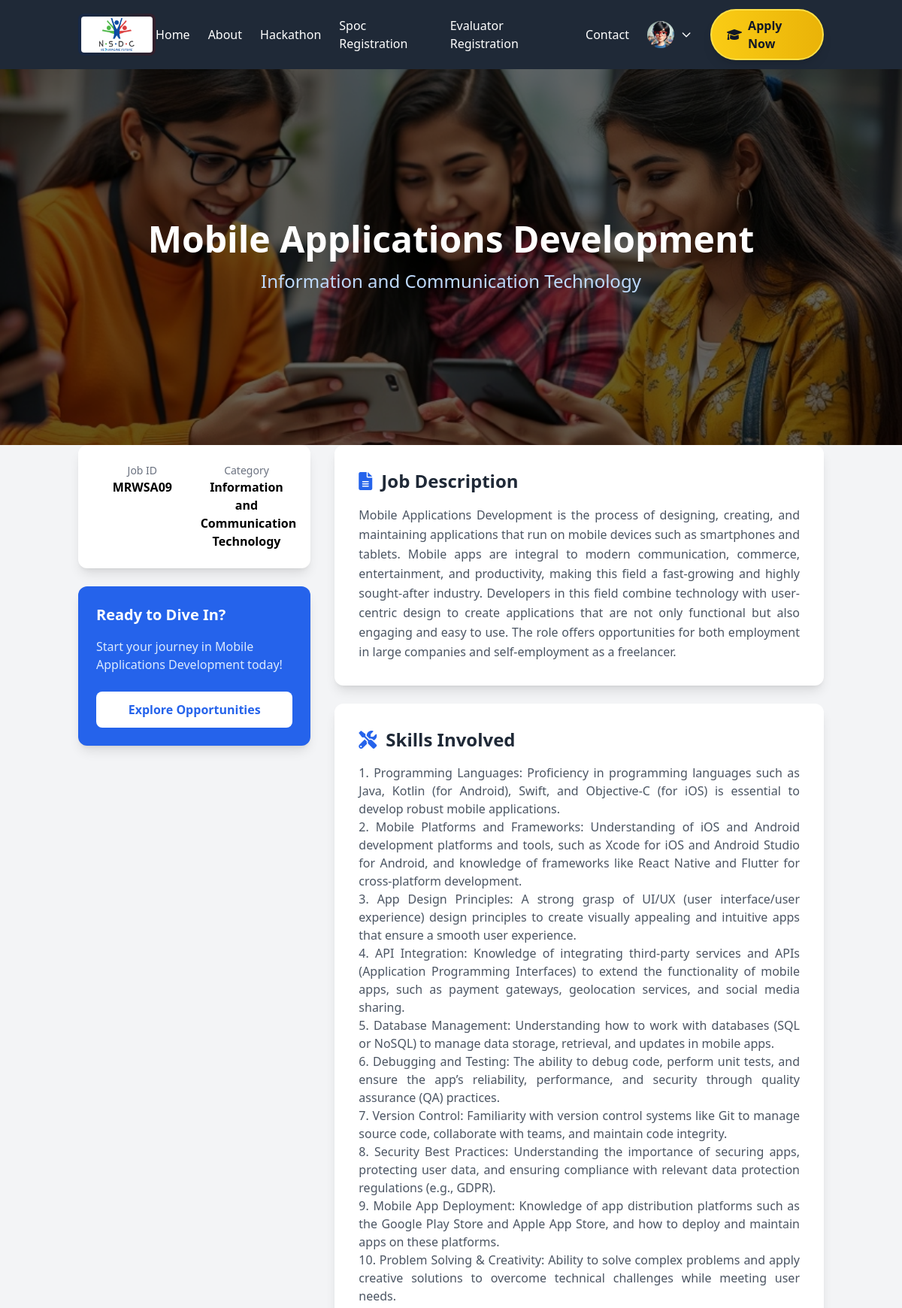
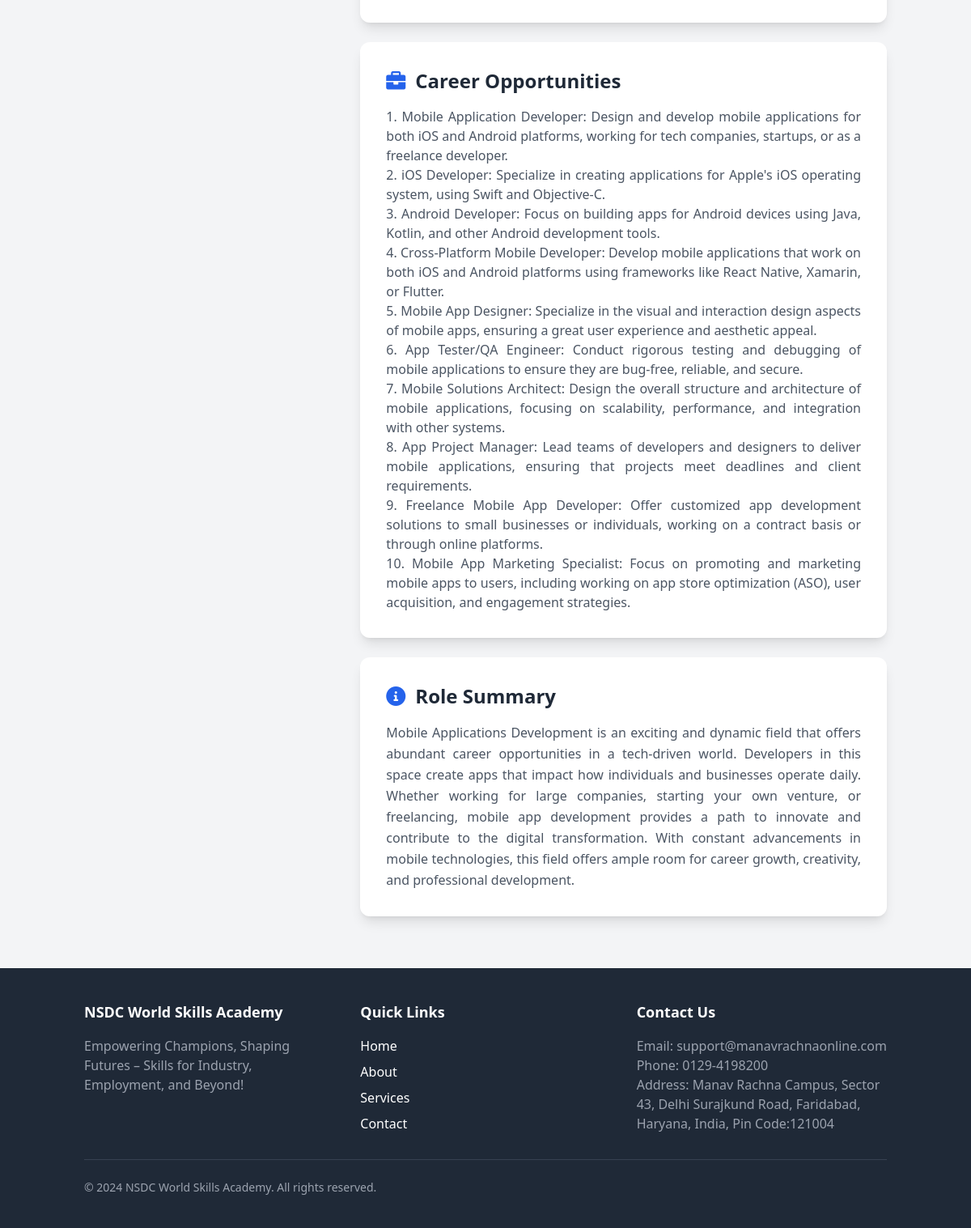
The app's page /skill/9/ (signed in) with its own data (2 pictures, top to bottom).
### mriif/models.py (models this page shows, shortened)
class Skill(models.Model):
    job_img = models.ImageField(upload_to='images/')
    job_id = models.CharField(max_length=255)
    job_title = models.CharField(max_length=255)
    job_category = models.CharField(max_length=255, blank=True)
    job_description = models.TextField()
    skills_involved = models.TextField()
    career_opportunities = models.TextField()
    role_summary = models.TextField()

### mriif/views.py (the view)
# urls.py: path('skill/<int:skill_id>/', views.skill_detail, name='skill_detail'),
def skill_detail(request, skill_id):
    skill = get_object_or_404(Skill, id=skill_id)
    return render(request, 'mriif/skill_detail.html', {'skill': skill})

### mriif/templates/mriif/skill_detail.html (shortened to what this page needs)
<!DOCTYPE html>
<html lang="en">
<head>
    <script src="https://cdn.tailwindcss.com"></script>
    <link href="https://cdnjs.cloudflare.com/ajax/libs/font-awesome/6.0.0-beta3/css/all.min.css" rel="stylesheet">
</head>
<body class="bg-gray-100">
    {% include 'mriif/navbar.html' %}
    <div class="relative h-[500px] w-full bg-cover bg-center" style="background-image: url('{{ skill.job_img.url }}')">
        <div class="absolute inset-0 bg-black opacity-60"></div>
        <div class="relative container mx-auto px-4 h-full flex flex-col justify-center text-center text-white">
            <h1 class="text-4xl md:text-5xl font-bold mb-4 animate-fade-in">
                {{ skill.job_title }}
            </h1>
            <p class="text-xl md:text-2xl text-blue-200 animate-fade-in-delay">
                {{ skill.job_category }}
            </p>
        </div>
    </div>
    <div class="container mx-auto px-4 py-12 lg:py-16 -mt-16">
        <div class="grid lg:grid-cols-3 gap-8">
            <div class="lg:col-span-1 space-y-6">
                <div class="bg-white rounded-xl shadow-lg overflow-hidden">
                    <div class="p-6">
                        <div class="grid grid-cols-2 gap-4 text-center">
                            <div>
                                <p class="text-sm text-gray-500">Job ID</p>
                                <p class="font-semibold">{{ skill.job_id }}</p>
                            </div>
                            <div>
                                <p class="text-sm text-gray-500">Category</p>
                                <p class="font-semibold">{{ skill.job_category }}</p>
                            </div>
                        </div>
                    </div>
                </div>
                <div class="bg-blue-600 text-white rounded-xl p-6 shadow-lg">
                    <h3 class="text-xl font-bold mb-4">Ready to Dive In?</h3>
                    <p class="text-blue-100 mb-6">Start your journey in {{ skill.job_title }} today!</p>
                    <button class="w-full bg-white text-blue-600 py-3 rounded-lg font-semibold hover:bg-blue-50 transition duration-300">
                        Explore Opportunities
                    </button>
                </div>
            </div>
            <div class="lg:col-span-2 space-y-6">
                <div class="bg-white rounded-xl shadow-lg p-8">
                    <h2 class="text-2xl font-bold text-gray-800 mb-4 flex items-center">
                        <i class="fas fa-file-alt text-blue-600 mr-3"></i>
                        Job Description
                    </h2>
                    <p class="text-gray-600 leading-relaxed text-justify">{{ skill.job_description|safe|linebreaksbr }}</p>
                </div>
                <div class="bg-white rounded-xl shadow-lg p-8">
                    <h2 class="text-2xl font-bold text-gray-800 mb-4 flex items-center">
                        <i class="fas fa-tools text-blue-600 mr-3"></i>
                        Skills Involved
                    </h2>
                    <div class="flex items-center">
                        <span class="text-gray-600 text-justify">{{ skill.skills_involved|safe|linebreaksbr }}</span>
                    </div>
                </div>
                <div class="bg-white rounded-xl shadow-lg p-8">
                    <h2 class="text-2xl font-bold text-gray-800 mb-4 flex items-center">
                        <i class="fas fa-briefcase text-blue-600 mr-3"></i>
                        Career Opportunities
                    </h2>
                    <div class="flex items-center">
                        <span class="text-gray-600 text-justify">{{ skill.career_opportunities|safe|linebreaksbr }}</span>
                    </div>
                </div>
                <div class="bg-white rounded-xl shadow-lg p-8">
                    <h2 class="text-2xl font-bold text-gray-800 mb-4 flex items-center">
                        <i class="fas fa-info-circle text-blue-600 mr-3"></i>
                        Role Summary
                    </h2>
                    <p class="text-gray-600 leading-relaxed text-justify">{{ skill.role_summary }}</p>
                </div>
            </div>
        </div>
    </div>
    {% include 'mriif/footer.html' %}
</body>
</html>

### mriif/templates/mriif/skill_detail.html (style rules this page uses)
.animate-fade-in { animation: fadeIn 1s ease-out; }
.animate-fade-in-delay { animation: fadeIn 1s ease-out 0.5s forwards; opacity: 0; }

### records on screen
Skill: job_img (picture), job_title "Mobile Applications Development", job_category "Information and Communication Technology", job_id "MRWSA09", job_description "Mobile Applications Development is the process of designing, creating, and maintaining applications that run on mobile devices such as smartphones and tablets. Mobile apps are integral to modern communication, commerce, entertainment, and productivity, making this field a fast-growing and highly sought-after industry. Developers in this field combine technology with user-centric design to create applications that are not only functional but also engaging and easy to use. The role offers opportunities for both employment in large companies and self-employment as a freelancer.", skills_involved "1. Programming Languages: Proficiency in programming languages such as Java, Kotlin (for Android), Swift, and Objective-C (for iOS) is essential to develop robust mobile applications. 2. Mobile Platforms and Frameworks: Understanding of iOS and Android development platforms and tools, such as Xcode for iOS and Android Studio for Android, and knowledge of frameworks like React Native and Flutter for cross-platform development. 3. App Design Principles: A strong grasp of UI/UX (user interface/user experience) design principles to create visually appealing and intuitive apps that ensure a smooth user experience. 4. API Integration: Knowledge of integrating third-party services and APIs…", career_opportunities "1. Mobile Application Developer: Design and develop mobile applications for both iOS and Android platforms, working for tech companies, startups, or as a freelance developer. 2. iOS Developer: Specialize in creating applications for Apple's iOS operating system, using Swift and Objective-C. 3. Android Developer: Focus on building apps for Android devices using Java, Kotlin, and other Android development tools. 4. Cross-Platform Mobile Developer: Develop mobile applications that work on both iOS and Android platforms using frameworks like React Native, Xamarin, or Flutter. 5. Mobile App Designer: Specialize in the visual and interaction design aspects of mobile apps, ensuring a great user…", role_summary "Mobile Applications Development is an exciting and dynamic field that offers abundant career opportunities in a tech-driven world. Developers in this space create apps that impact how individuals and businesses operate daily. Whether working for large companies, starting your own venture, or freelancing, mobile app development provides a path to innovate and contribute to the digital transformation. With constant advancements in mobile technologies, this field offers ample room for career growth, creativity, and professional development."
